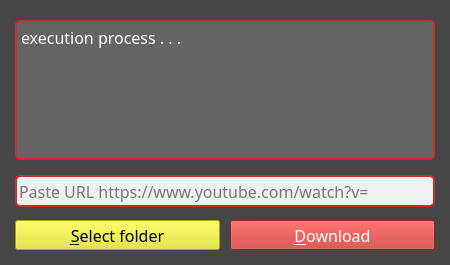
<?xml version="1.0" encoding="UTF-8"?>
<ui version="4.0">
 <class>MainWindow</class>
 <widget class="QMainWindow" name="MainWindow">
  <property name="geometry">
   <rect>
    <x>0</x>
    <y>0</y>
    <width>450</width>
    <height>265</height>
   </rect>
  </property>
  <property name="minimumSize">
   <size>
    <width>450</width>
    <height>265</height>
   </size>
  </property>
  <property name="maximumSize">
   <size>
    <width>450</width>
    <height>265</height>
   </size>
  </property>
  <property name="font">
   <font>
    <family>Trebuchet MS</family>
    <pointsize>12</pointsize>
   </font>
  </property>
  <property name="windowTitle">
   <string>Youtube downloder</string>
  </property>
  <property name="windowIcon">
   <iconset>
    <normaloff>icon.png</normaloff>icon.png</iconset>
  </property>
  <property name="styleSheet">
   <string notr="true">background-color: rgb(70, 70, 70);</string>
  </property>
  <property name="iconSize">
   <size>
    <width>30</width>
    <height>30</height>
   </size>
  </property>
  <widget class="QWidget" name="centralwidget">
   <widget class="QLineEdit" name="lineEdit">
    <property name="geometry">
     <rect>
      <x>15</x>
      <y>175</y>
      <width>420</width>
      <height>32</height>
     </rect>
    </property>
    <property name="font">
     <font>
      <family>Trebuchet MS</family>
      <pointsize>12</pointsize>
     </font>
    </property>
    <property name="styleSheet">
     <string notr="true">border-radius: 5px;
border-color: rgb(196, 48, 43);
border-style: solid; border-width: 2px;
background-color: rgb(240, 240, 240);</string>
    </property>
    <property name="text">
     <string/>
    </property>
    <property name="maxLength">
     <number>1000</number>
    </property>
    <property name="frame">
     <bool>true</bool>
    </property>
    <property name="alignment">
     <set>Qt::AlignLeading|Qt::AlignLeft|Qt::AlignVCenter</set>
    </property>
    <property name="placeholderText">
     <string>Paste URL https://www.youtube.com/watch?v=</string>
    </property>
   </widget>
   <widget class="QPushButton" name="btn_select">
    <property name="geometry">
     <rect>
      <x>15</x>
      <y>220</y>
      <width>205</width>
      <height>30</height>
     </rect>
    </property>
    <property name="font">
     <font>
      <family>Trebuchet MS</family>
      <pointsize>12</pointsize>
      <weight>50</weight>
      <bold>false</bold>
     </font>
    </property>
    <property name="styleSheet">
     <string notr="true">background-color: rgb(230, 230, 30);
</string>
    </property>
    <property name="text">
     <string>&amp;Select folder</string>
    </property>
   </widget>
   <widget class="QPushButton" name="btn_download">
    <property name="geometry">
     <rect>
      <x>230</x>
      <y>220</y>
      <width>205</width>
      <height>30</height>
     </rect>
    </property>
    <property name="font">
     <font>
      <family>Trebuchet MS</family>
      <pointsize>12</pointsize>
     </font>
    </property>
    <property name="styleSheet">
     <string notr="true">background-color: rgb(196, 48, 43);
color: rgb(255, 255, 255);</string>
    </property>
    <property name="text">
     <string>&amp;Download</string>
    </property>
   </widget>
   <widget class="QPlainTextEdit" name="plainTextEdit">
    <property name="geometry">
     <rect>
      <x>15</x>
      <y>20</y>
      <width>420</width>
      <height>140</height>
     </rect>
    </property>
    <property name="font">
     <font>
      <family>Trebuchet MS</family>
      <pointsize>12</pointsize>
     </font>
    </property>
    <property name="styleSheet">
     <string notr="true">background-color: rgb(100, 100, 100);
border-radius: 5px;
border-color: rgb(196, 48, 43);
border-style: solid; border-width: 2px;
color: rgb(255, 255, 255);</string>
    </property>
    <property name="plainText">
     <string>execution process . . .</string>
    </property>
   </widget>
  </widget>
 </widget>
 <resources/>
 <connections/>
</ui>
